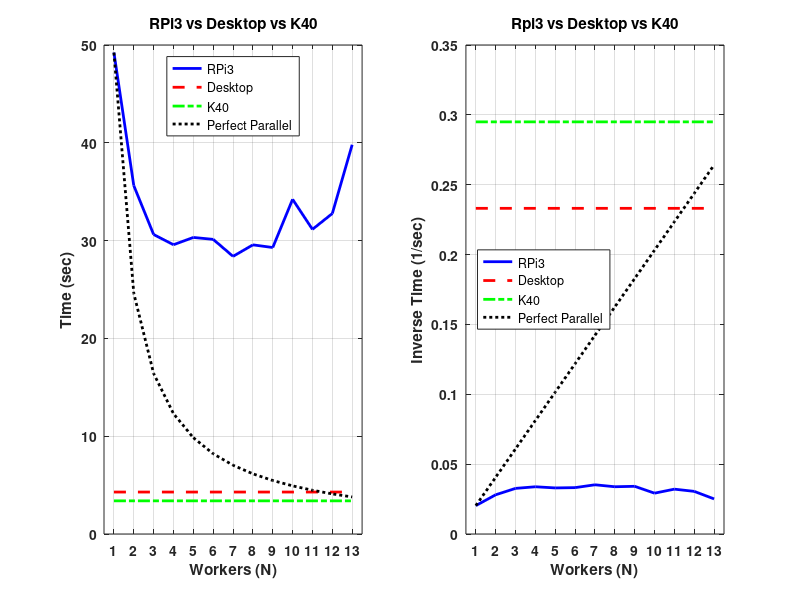

This chart was generated by the following MATLAB code:
%% ZEIT4500 Results Loading and Plotting
% SBLT Andrew Taylor - z3457431
%% TicTacToe Raspberry Pi Cluster

%% Prepare Workspace
close all;
clear;
clc

%% Global Variables
workers = linspace(13,1,13);
test_runs = 6;
min_t = zeros(1,test_runs);
max_t = zeros(1,test_runs);
mean_t = zeros(1,length(workers));
sd = zeros(1,length(workers));
se = zeros(1,length(workers));

%% Loading Data in
load('4total_results.mat');

%% Split Data into worker Runs using average total run time
for j = 1:1:13
    time_t = total(1:test_runs*workers(j));
    total = total(test_runs*workers(j)+1:end);
    mean_t(j) = mean(time_t);
    sd(j) = std(time_t);
    se(j) = sd(j)/sqrt(6);
end
mean_t = fliplr(mean_t);
per_par = zeros(1,13);
for g = 1:13
    per_par(g) = mean_t(1)/g;
end

figure(1);
subplot(122);
plot(1./mean_t,'b','linewidth',2);
hold on;
plot([1 13],[1/4.29 1/4.29],'--r','linewidth',2);
plot([1 13],[1/3.39 1/3.39],'-.g','linewidth',2);
plot(1./per_par,':k','linewidth',2);
legend('RPi3','Desktop','K40','Perfect Parallel','location','west');
xlabel('Workers (N)');
ylabel('Inverse Time (1/sec)');
grid on;
xlim([0.5 13.5]);
title({'Rpi3 vs Desktop vs K40'});
set(gca,'Xtick',1:1:13);
set(gca,'XtickLabel',1:1:13);
set(gca,'fontweight','bold');

subplot(121);
plot(mean_t,'b','linewidth',2);
hold on;
plot([1 13],[4.29 4.29],'--r','linewidth',2);
plot([1 13],[3.39 3.39],'-.g','linewidth',2);
plot(per_par,':k','linewidth',2);
xlabel('Workers (N)');
ylabel('Time (sec)');
grid on;
xlim([0.5 13.5]);
title('RPi3 vs Desktop vs K40');
legend('RPi3','Desktop','K40','Perfect Parallel','location','north');
set(gca,'Xtick',1:1:13);
set(gca,'XtickLabel',1:1:13);
set(gca,'fontweight','bold');

